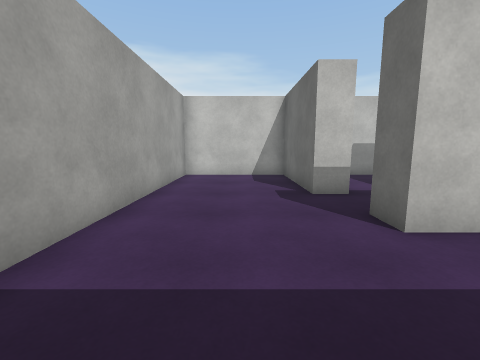
View 1 (above)

20 first-person views from a walk through a scene from a Unity 3-D project. The camera is 1.3 m above the floor, tilts 8° down and sees 90° across. The floor is counted in squares, 1 m on a side. Each view is taken from the middle of a square. On the plan, view 1 faces up. The plan holds only what a view shows up to about 12 squares ahead; the rest is blank. The player character is not drawn. Surface patterns are stand-ins for the level's own textures.

View 2
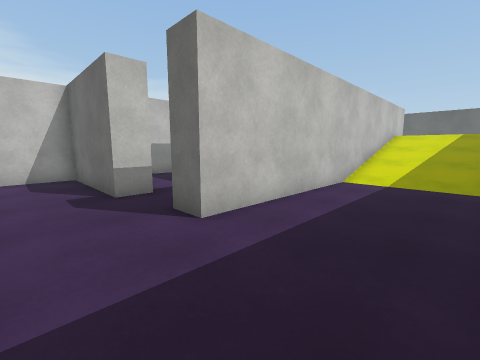

View 3
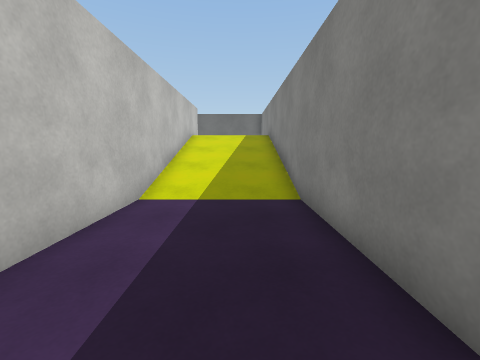

View 4
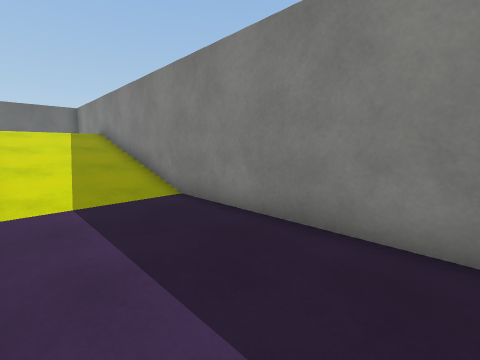

View 5
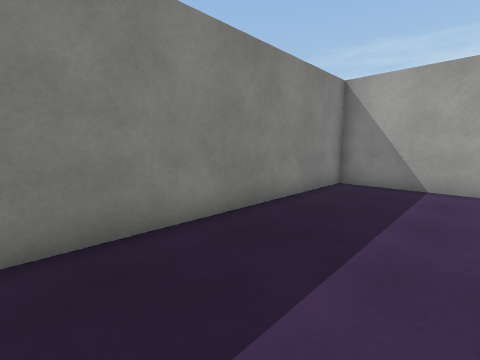

View 6
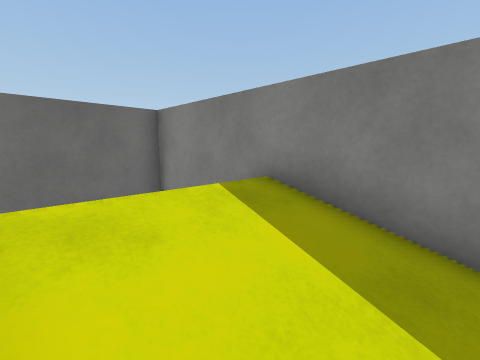

View 7
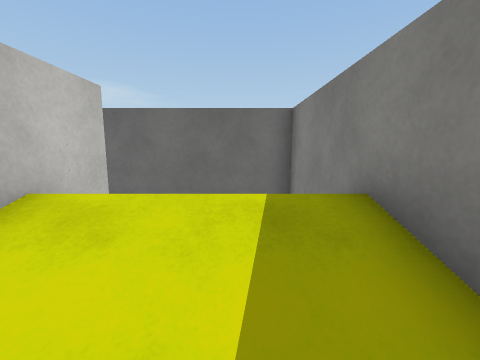

View 8
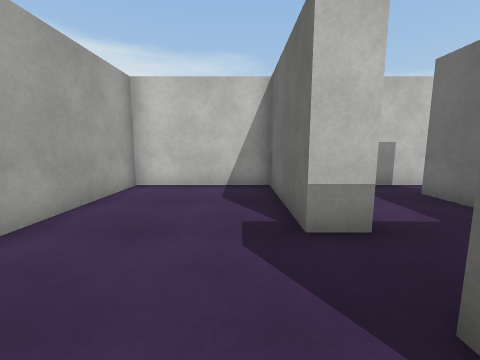

View 9
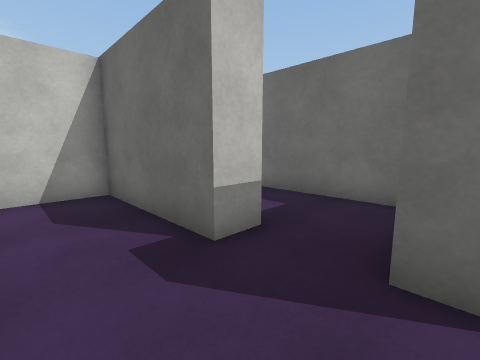

View 10
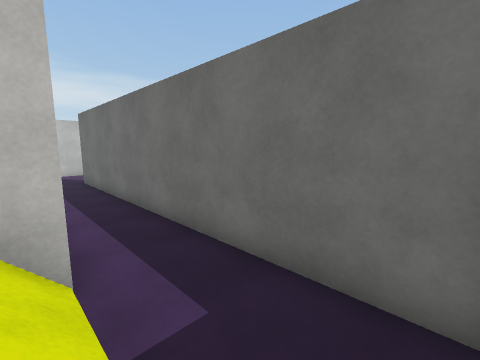

View 11
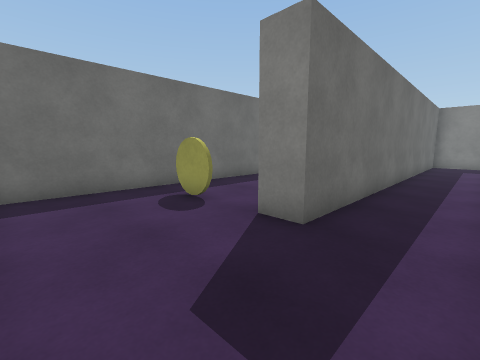

View 12
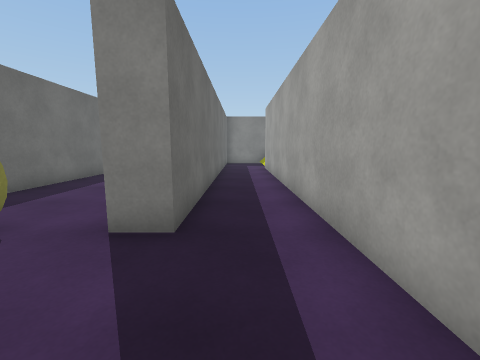

View 13
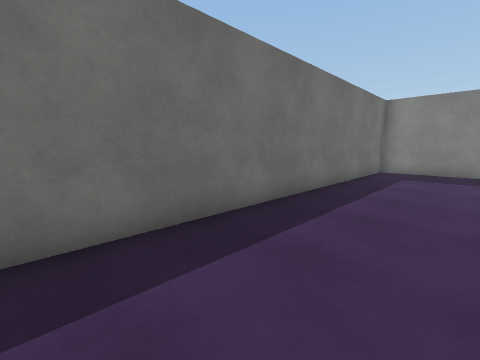

View 14
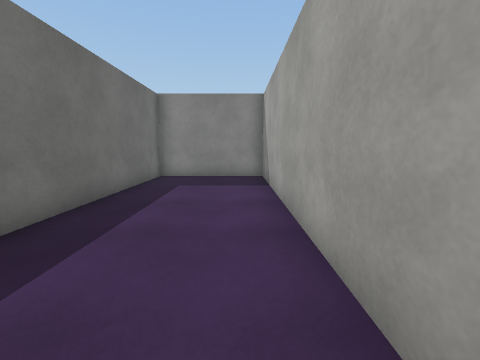

View 15
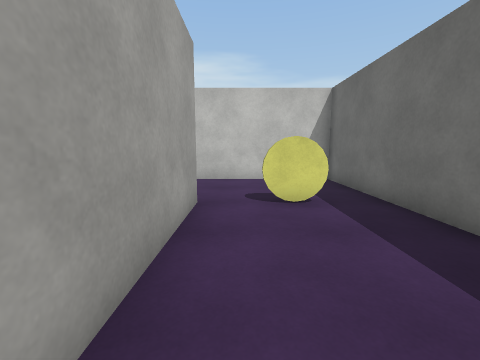

View 16
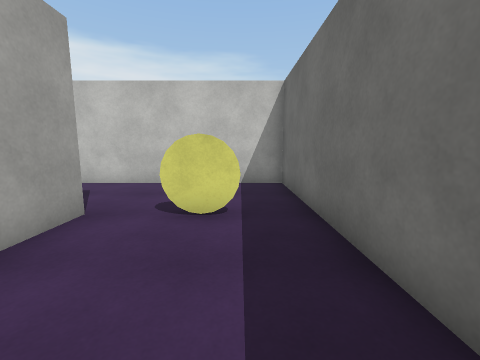

View 17
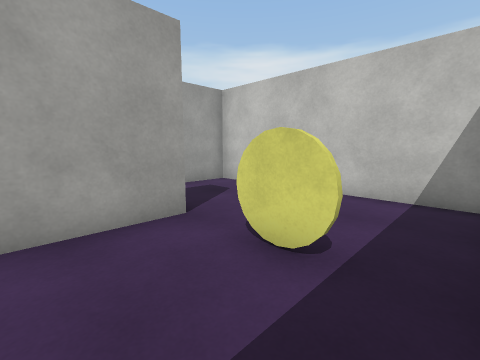

View 18
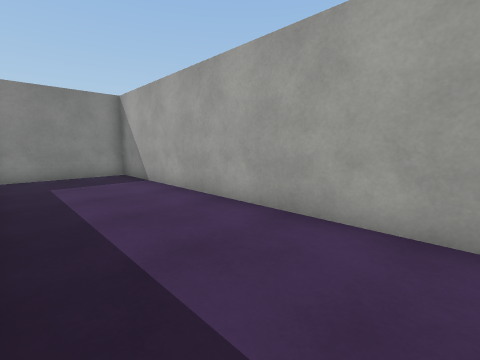

View 19
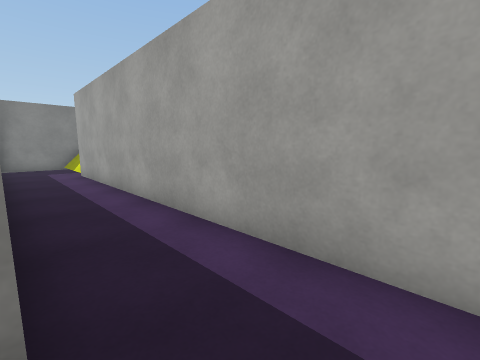

View 20
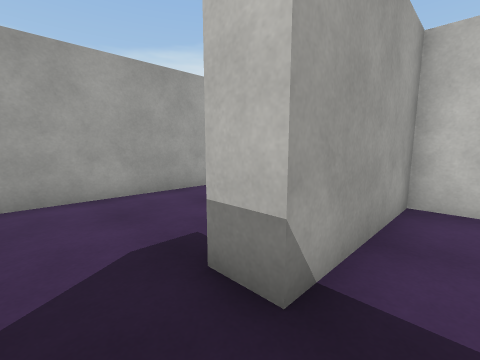

### Floor plan
Key: @ floor where view 1 was taken; # wall or solid block; . floor; / step, stairs or slope; C yellow coin.
Columns run from 3 left of view 1 to 26 right of it. Each row starts with its distance up from view 1.
 19                     ##########
 18                     #........#
 17                     #........#
 16                     #........#
 15                     #........#
 14                     #..##.C..#
 13                     #..##....#
 12                     #..##....#
 11 ###########         #..##....#
 10 #....##...          #..##....#
  9 #....##..#          #..##....#
  8 #....##..#          #..##....#
  7 #....##..#          #..##....#
  6 #........#          #..##....#
  5 #........#          #..##....#
  4 #.....###############..##....#
  3 #............////////..##....#
  2 #............////////..##....#
  1 #............/////// ..##....#
  0 #..@.........//////// .##....#
 -1 ##############################

Where each view was taken, in squares from view 1:
view 1: 0 up, 0 right, facing up
view 2: 0 up, 0 right, facing up-right
view 3: 1 up, 3 right, facing right
view 4: 3 up, 3 right, facing down-right
view 5: 3 up, 6 right, facing down-left
view 6: 3 up, 13 right, facing down-right
view 7: 1 up, 13 right, facing right
view 8: 3 up, 1 right, facing up
view 9: 4 up, 0 right, facing up-right
view 10: 0 up, 17 right, facing up-right
view 11: 18 up, 18 right, facing down-right
view 12: 18 up, 19 right, facing down
view 13: 13 up, 22 right, facing down-right
view 14: 10 up, 22 right, facing down
view 15: 9 up, 22 right, facing up
view 16: 10 up, 24 right, facing up
view 17: 12 up, 25 right, facing up-left
view 18: 11 up, 25 right, facing down-left
view 19: 16 up, 20 right, facing down-left
view 20: 5 up, 4 right, facing up-left
